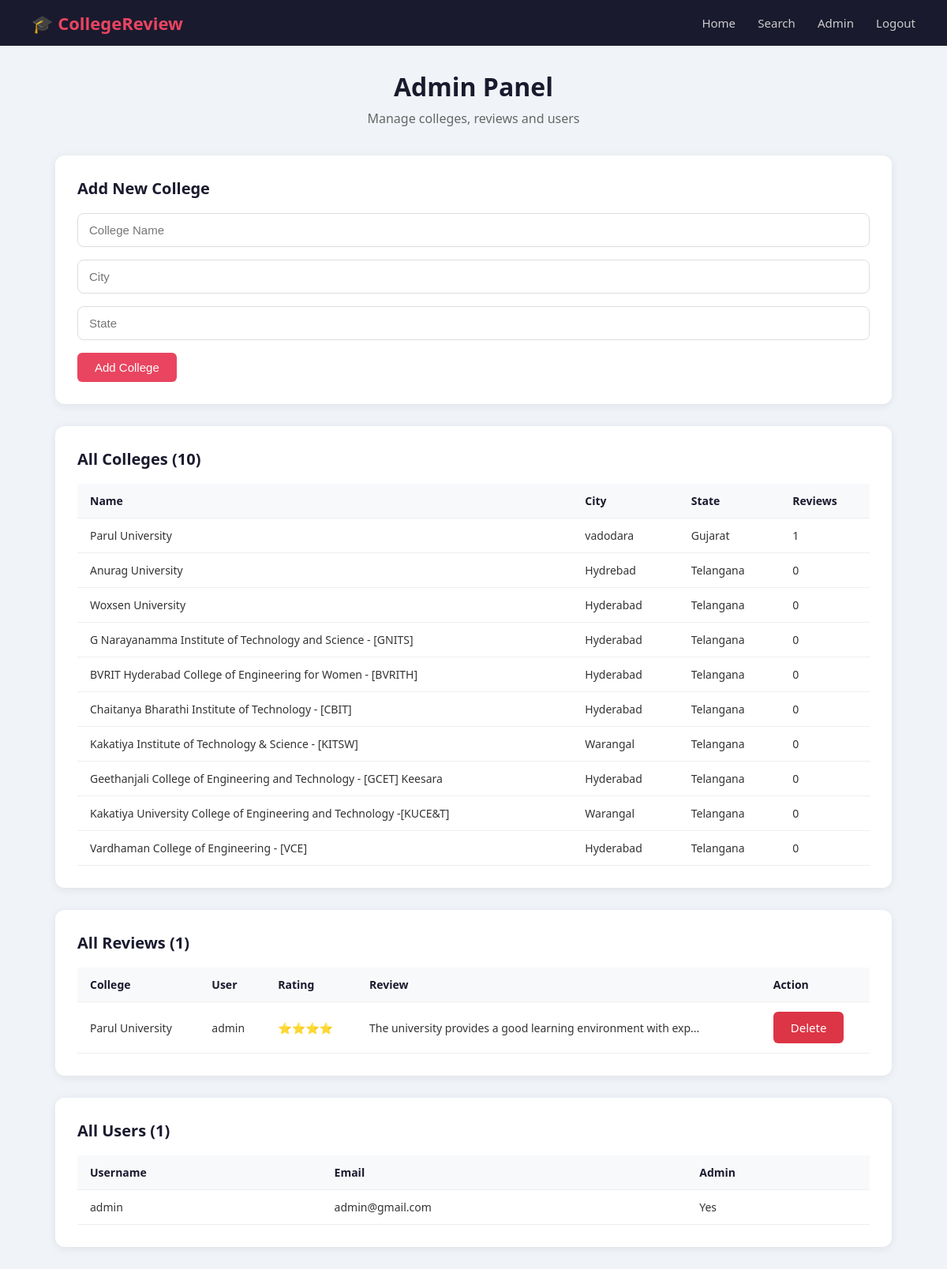
The page /admin (signed in) on the database its author committed.
### models.py (models this page shows)
class College(db.Model):
    id      = db.Column(db.Integer, primary_key=True)
    name    = db.Column(db.String(200), nullable=False)
    city    = db.Column(db.String(100), nullable=False)
    state   = db.Column(db.String(100), nullable=False)
    reviews = db.relationship('Review', backref='college', lazy=True)

class Review(db.Model):
    id          = db.Column(db.Integer, primary_key=True)
    content     = db.Column(db.Text, nullable=False)
    rating      = db.Column(db.Integer, nullable=False)
    date_posted = db.Column(db.DateTime, default=datetime.utcnow)
    user_id     = db.Column(db.Integer, db.ForeignKey('user.id'), nullable=False)
    college_id  = db.Column(db.Integer, db.ForeignKey('college.id'), nullable=False)

class User(UserMixin, db.Model):
    id       = db.Column(db.Integer, primary_key=True)
    username = db.Column(db.String(80), unique=True, nullable=False)
    email    = db.Column(db.String(120), unique=True, nullable=False)
    password = db.Column(db.String(200), nullable=False)
    is_admin = db.Column(db.Boolean, default=False)
    reviews  = db.relationship('Review', backref='author', lazy=True)

### routes.py (the view)
@app.route('/admin')
@login_required
def admin():
    if not current_user.is_admin:
        flash('Access denied.', 'danger')
        return redirect(url_for('home'))
    colleges = College.query.all()
    reviews  = Review.query.all()
    users    = User.query.all()
    return render_template('admin.html', colleges=colleges,
                           reviews=reviews, users=users)

### app.py (called while the page is built)
@login_manager.user_loader
def load_user(user_id):
    return User.query.get(int(user_id))

### templates/admin.html (shortened to what this page needs)
<!DOCTYPE html>
<html lang="en">
<head>
</head>
<body>
<nav class="navbar">
    <a href="/" class="logo">🎓 CollegeReview</a>
    <div class="nav-links">
        <a href="/">Home</a>
        <a href="/search">Search</a>
        <a href="/admin">Admin</a>
        <a href="/logout">Logout</a>
    </div>
</nav>
<div class="container">
    <div class="page-header">
        <h1>Admin Panel</h1>
        <p>Manage colleges, reviews and users</p>
    </div>
    <div class="form-container">
        <h2>Add New College</h2>
        <form method="POST" action="/admin/add_college">
            <input type="text" name="name"  placeholder="College Name" required>
            <input type="text" name="city"  placeholder="City" required>
            <input type="text" name="state" placeholder="State" required>
            <button type="submit" class="btn">Add College</button>
        </form>
    </div>
    <div class="admin-section">
        <h2>All Colleges ({{ colleges|length }})</h2>
        <table>
            <tr>
                <th>Name</th>
                <th>City</th>
                <th>State</th>
                <th>Reviews</th>
            </tr>
            {% for college in colleges %}
            <tr>
                <td>{{ college.name }}</td>
                <td>{{ college.city }}</td>
                <td>{{ college.state }}</td>
                <td>{{ college.reviews|length }}</td>
            </tr>
            {% else %}
            <tr><td colspan="4">No colleges added yet.</td></tr>
            {% endfor %}
        </table>
    </div>
    <div class="admin-section">
        <h2>All Reviews ({{ reviews|length }})</h2>
        <table>
            <tr>
                <th>College</th>
                <th>User</th>
                <th>Rating</th>
                <th>Review</th>
                <th>Action</th>
            </tr>
            {% for review in reviews %}
            <tr>
                <td>{{ review.college.name }}</td>
                <td>{{ review.author.username }}</td>
                <td>{{ '⭐' * review.rating }}</td>
                <td>{{ review.content[:60] }}...</td>
                <td>
                    <a href="/admin/delete_review/{{ review.id }}"
                       class="btn btn-danger"
                       onclick="return confirm('Delete this review?')">Delete</a>
                </td>
            </tr>
            {% else %}
            <tr><td colspan="5">No reviews yet.</td></tr>
            {% endfor %}
        </table>
    </div>
    <div class="admin-section">
        <h2>All Users ({{ users|length }})</h2>
        <table>
            <tr>
                <th>Username</th>
                <th>Email</th>
                <th>Admin</th>
            </tr>
            {% for user in users %}
            <tr>
                <td>{{ user.username }}</td>
                <td>{{ user.email }}</td>
                <td>{{ 'Yes' if user.is_admin else 'No' }}</td>
            </tr>
            {% endfor %}
        </table>
    </div>
</div>
</body>
</html>

### templates/admin.html (style rules this page uses)
* { margin: 0; padding: 0; box-sizing: border-box; }
body { font-family: 'Segoe UI', sans-serif; background: #f0f4f8; color: #333; }
.navbar { background: #1a1a2e; padding: 14px 40px; display: flex; justify-content: space-between; align-items: center; }
.logo { color: #e94560; font-size: 22px; font-weight: 700; text-decoration: none; }
.nav-links a { color: #ccc; text-decoration: none; margin-left: 24px; font-size: 15px; }
.container { max-width: 1100px; margin: 0 auto; padding: 30px 20px; }
.page-header { text-align: center; margin-bottom: 36px; }
.page-header h1 { font-size: 32px; color: #1a1a2e; margin-bottom: 8px; }
.page-header p { color: #666; }
.form-container { background: white; padding: 28px; border-radius: 12px; box-shadow: 0 2px 12px rgba(0,0,0,0.08); margin-bottom: 28px; }
.form-container h2 { font-size: 20px; color: #1a1a2e; margin-bottom: 18px; }
.form-container input { width: 100%; padding: 12px 14px; margin-bottom: 16px; border: 1px solid #ddd; border-radius: 8px; font-size: 15px; }
.btn { display: inline-block; background: #e94560; color: white; padding: 10px 22px; border-radius: 6px; text-decoration: none; border: none; cursor: pointer; font-size: 15px; font-weight: 500; }
.btn-danger { background: #dc3545; }
.admin-section { background: white; border-radius: 12px; padding: 28px; margin-bottom: 28px; box-shadow: 0 2px 12px rgba(0,0,0,0.08); }
.admin-section h2 { font-size: 20px; color: #1a1a2e; margin-bottom: 18px; }
table { width: 100%; border-collapse: collapse; }
th, td { text-align: left; padding: 12px 16px; border-bottom: 1px solid #eee; font-size: 14px; }
th { background: #f8f9fa; color: #1a1a2e; font-weight: 600; }

### rows shown on the page
College: name "Parul University", city "vadodara", state "Gujarat", reviews|length "1"
College: name "Anurag University", city "Hydrebad", state "Telangana", reviews|length "0"
College: name "Woxsen University", city "Hyderabad", state "Telangana", reviews|length "0"
College: name "G Narayanamma Institute of Technology and Science - [GNITS]", city "Hyderabad", state "Telangana", reviews|length "0"
College: name "BVRIT Hyderabad College of Engineering for Women - [BVRITH]", city "Hyderabad", state "Telangana", reviews|length "0"
College: name "Chaitanya Bharathi Institute of Technology - [CBIT]", city "Hyderabad", state "Telangana", reviews|length "0"
College: name "Kakatiya Institute of Technology & Science - [KITSW]", city "Warangal", state "Telangana", reviews|length "0"
College: name "Geethanjali College of Engineering and Technology - [GCET] Keesara", city "Hyderabad", state "Telangana", reviews|length "0"
College: name "Kakatiya University College of Engineering and Technology -[KUCE&T]", city "Warangal", state "Telangana", reviews|length "0"
College: name "Vardhaman College of Engineering - [VCE]", city "Hyderabad", state "Telangana", reviews|length "0"
Review: college.name "Parul University", author.username "admin", rating "⭐⭐⭐⭐", content "The university provides a good learning environment with exp"
User: username "admin", email "admin@gmail.com", is_admin "Yes"

### other values the page prints
{{ colleges|length }} "10"
{{ reviews|length }} "1"
{{ users|length }} "1"
